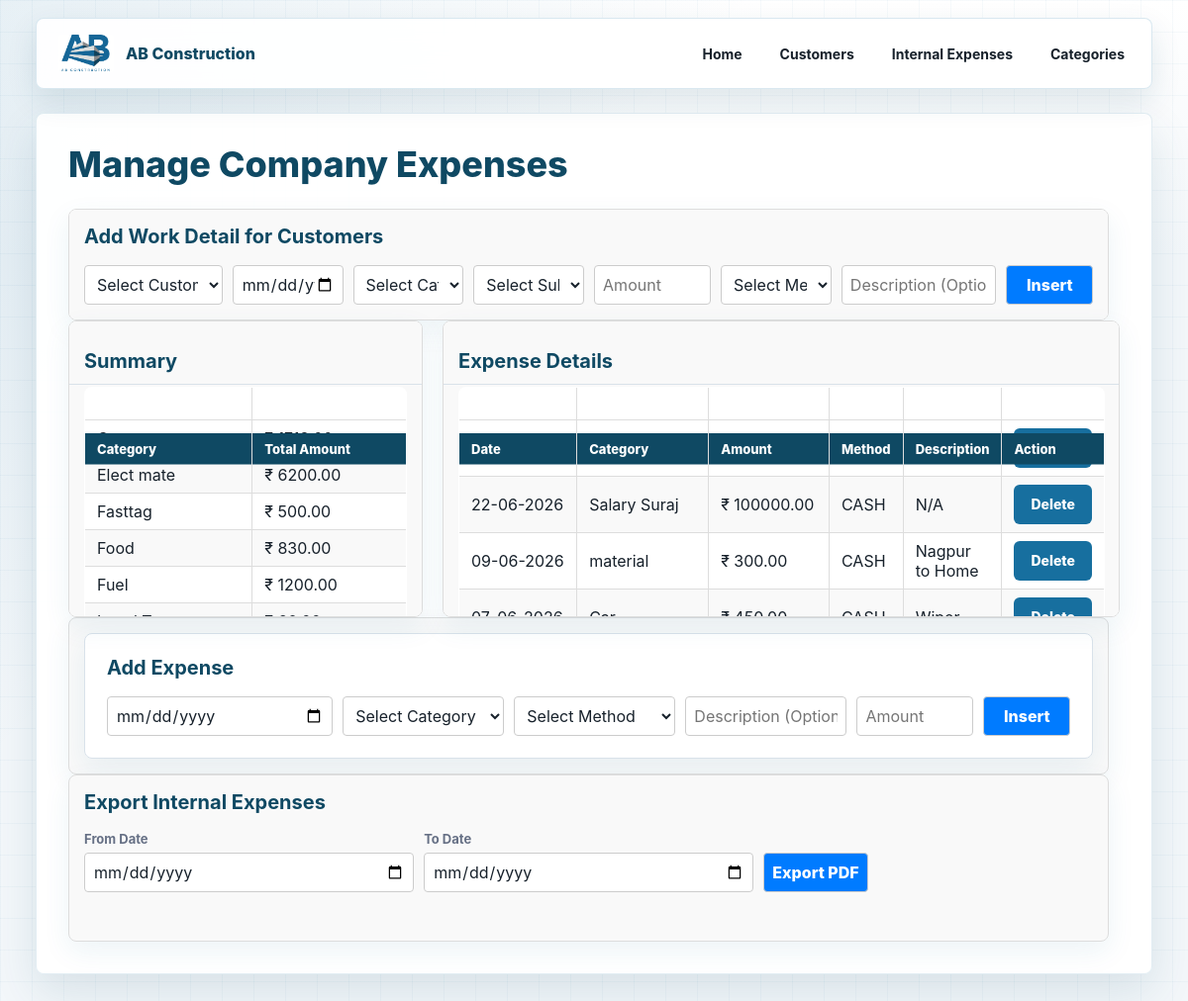
Screenshot of /company_expenses with the database file from the repository.
### models.py (models this page shows)
class Expense(db.Model):
    id = db.Column(db.Integer, primary_key=True)
    date = db.Column(db.Date, nullable=False)
    category = db.Column(db.String(50), nullable=False)
    description = db.Column(db.String(50), nullable=True)
    amount = db.Column(db.Float, nullable=False)
    method = db.Column(db.String(10), nullable=True)

### abconstruction.py (the view, shortened to what this page needs)
@app.route('/company_expenses', methods=['GET', 'POST'])
def manage_expenses():
    customers = Customer.query.all()
    categories = Category.query.all()
    expense_categories = load_expense_categories_from_file()
    expenses = Expense.query.order_by(desc(Expense.date)).all()
    summary = db.session.query(
        Expense.category, db.func.sum(Expense.amount)
    ).group_by(Expense.category).all()
    total_outflow = (db.session.query(db.func.sum(Expense.amount))
                     .filter(~Expense.method.ilike('None'))
                     .scalar() or 0
                    )
    return render_template('company_expenses.html', expenses=expenses, summary=summary, total_outflow=total_outflow, customers=customers, categories=categories, expense_categories=expense_categories)

### abconstruction.py (called while the page is built)
def load_expense_categories_from_file(filepath='./instance/expense_categories.txt'):
    expense_categories = []
    try:
        with open(filepath, 'r', encoding='utf-8') as file:
            for line in file:
                if line.strip():  # skip empty lines
                    parts = line.strip().split(',', 1)
                    if len(parts) == 2:
                        value, label = parts
                        expense_categories.append({"value": value, "label": label})
    except Exception as e:
        print(f"Error loading expense categories: {e}")
    return expense_categories

### templates/company_expenses.html (shortened to what this page needs)
<!DOCTYPE html>
<html lang="en">
<head>
    <link rel="stylesheet" href="{{ url_for('static', filename='styles.css') }}">
</head>
<body>
  <div class="navigation">
    <a href="{{ url_for('dashboard') }}" class="brand-link" aria-label="AB Construction dashboard">
      <img src="{{ url_for('static', filename='images/ab-construction-logo.png') }}" alt="AB Construction">
      <span>AB Construction</span>
    </a>
    <nav class="nav-links" aria-label="Primary navigation">
      <a href="{{ url_for('dashboard') }}">Home</a>
      <a href="{{ url_for('manage_customers') }}">Customers</a>
      <a href="{{ url_for('manage_expenses') }}">Internal Expenses</a>
      <a href="{{ url_for('manage_categories') }}">Categories</a>
    </nav>
  </div>
  <div class="container">
    <header>
        <h1 class="page-title">Manage Company Expenses</h1>
    </header>
    <div class="summary-work">
      <h2>Add Work Detail for Customers</h2>
      <form class="form-row inline-entry-form work-detail-entry-form" method="POST" action="{{ url_for('company_expense_work_details') }}">
        <div class="form-group field-customer">
          <select name="cust_id" id="cust_id" required>
            <option value="" disabled selected>Select Customer</option>
          </select>
        </div>
        <div class="form-group">
          <input type="date" name="cust_date" id="cust_date" required pattern="\d{4}-\d{2}-\d{2}">
        </div>
        <div class="form-group">
          <select name="cust_category_id" id="cust_category_id" required>
            <option value="" disabled selected>Select Category</option>
          </select>
        </div>
        <div class="form-group">
          <select name="cust_subcategory_id" id="cust_subcategory_id" required>
            <option value="" disabled selected>Select Subcategory</option>
          </select>
        </div>
        <div class="form-group amount-field" style="position: relative; display: inline-block;">
          <input type="text" id="cust_amount" name="cust_amount" required pattern="\d+(\.\d{1,2})?" placeholder="Amount" maxlength="10" style="width: 7em;">
        </div>
        <div class="form-group">
          <select name="cust_method" id="cust_method" required>
            <option value="" disabled selected>Select Method</option>
          </select>
        </div>
        <div class="form-group field-description">
          <input type="text" name="cust_description" id="cust_description" placeholder="Description (Optional)">
        </div>
        <div class="form-group action-field">
          <button type="submit">Insert</button>
        </div>
      </form>
    </div>
    <section class="summary-record-container">
        <div class="summary-box">
            <h2>Summary</h2>
            <div class="scrollable-content">
                <table class="styled-table">
                    <thead>
                        <tr>
                            <th>Category</th>
                            <th>Total Amount</th>
                        </tr>
                    </thead>
                    <tbody>
                        {% for category, total in summary %}
                        <tr>
                            <td>{{ category }}</td>
                            <td>₹ {{ "%.2f" | format(total) }}</td>
                        </tr>
                        {% endfor %}
                    </tbody>
                </table>
            </div>
        </div>
        <div class="record-box">
            <h2>Expense Details</h2>
            <div class="scrollable-content">
                <table class="styled-table">
                    <thead>
                        <tr>
                            <th>Date</th>
                            <th>Category</th>
                            <th>Amount</th>
                            <th>Method</th>
                            <th>Description</th>
                            <th>Action</th>
                        </tr>
                    </thead>
                    <tbody>
                        {% for expense in expenses %}
                        <tr>
                            <td>{{ expense.date.strftime('%d-%m-%Y') }}</td>
                            <td>{{ expense.category }}</td>
                            <td>₹ {{ "%.2f" | format(expense.amount) }}</td>
                            <td>{{ expense.method }}</td>
                            <td>{{ expense.description or 'N/A' }}</td>
                            <td>
                              <form action="{{ url_for('delete_expense', expense_id=expense.id) }}" method="POST" style="display:inline;">
                                <button type="submit" class="btn btn-primary btn-sm" onclick="confirmDelete(this)">Delete</button>
                              </form>
                            </td>
                        </tr>
                        {% endfor %}
                    </tbody>
                </table>
            </div>
        </div>
    </section>
    <div class="summary-work">
    <section class="form-section">
        <h2>Add Expense</h2>
        <form action="/company_expenses" method="POST" class="form-row inline-entry-form expense-entry-form">
          <div class="form-group field-description">
            <input type="date" name="date" id="date" required pattern="\d{4}-\d{2}-\d{2}">
          </div>
          <div class="form-group">
            <select name="category" id="category" required>
              <option value="" disabled selected>Select Category</option>
            </select>
          </div>
          <div class="form-group">
            <select name="method" id="method" required>
              <option value="" disabled selected>Select Method</option>
            </select>
          </div>
          <div class="form-group">
            <input type="text" name="description" placeholder="Description (Optional)">
          </div>
          <div class="form-group amount-field" style="position: relative; display: inline-block;">
            <input type="text" name="amount" id="exp_amount" placeholder="Amount" required pattern="\d+(\.\d{1,2})?" style="width: 7em;" maxlength="10">
          </div>
          <div class="form-group action-field">
            <button type="submit">Insert</button>
          </div>
        </form>
    </section>
    </div>
    <div class="summary-work">
      <h2>Export Internal Expenses</h2>
      <form action="{{ url_for('export_expenses_pdf') }}" method="GET" class="form-row">
        <div class="form-group">
          <label for="export_start_date">From Date</label>
          <input type="date" name="start_date" id="export_start_date" pattern="\d{4}-\d{2}-\d{2}">
        </div>
        <div class="form-group">
          <label for="export_end_date">To Date</label>
          <input type="date" name="end_date" id="export_end_date" pattern="\d{4}-\d{2}-\d{2}">
        </div>
        <div class="form-group">
          <button type="submit">Export PDF</button>
        </div>
      </form>
    </div>
  </div>
</body>
</html>

### templates/company_expenses.html (style rules this page uses)
.form-row { display: flex; gap: 10px; margin-bottom: 20px; flex-wrap: wrap; }
.form-row input, .form-row select, .form-row button { padding: 8px; border: 1px solid #ccc; border-radius: 4px; font-size: 16px; }
.form-section { max-width: 100%; }
button { background-color: #007bff; color: white; border: none; cursor: pointer; }
.summary-record-container { display: flex; justify-content: space-between; gap: 20px; }
.summary-box { flex: 1; width: 40%; padding: 15px; border: 1px solid #ddd; border-radius: 8px; background-color: #f9f9f9; max-height: 300px; overflow-y: auto; }
.record-box { flex: 2; padding: 15px; border: 1px solid #ddd; border-radius: 8px; background-color: #f9f9f9; max-height: 300px; overflow-y: auto; }
.styled-table { width: 100%; border-collapse: collapse; }
.styled-table th, .styled-table td { padding: 8px 12px; text-align: left; border: 1px solid #ddd; }
.styled-table thead th { position: sticky; top: 46px; background-color: var(--brand-blue-dark); color: #ffffff; z-index: 2; }
.styled-table tbody tr:nth-child(even) { background-color: #f9f9f9; }
table { width: 100%; border-collapse: collapse; margin-bottom: 20px; }
table th { position: sticky; top: 46px; background: var(--brand-blue-dark); color: #ffffff; z-index: 2; }
th, td { padding: 10px; border: 1px solid #ddd; text-align: center; }
th { background-color: var(--brand-blue-dark); color: #ffffff; }
tr:nth-child(even) { background-color: #f9f9f9; }
.summary-work { flex: 1; width: 99%; padding: 15px; border: 1px solid #ddd; border-radius: 8px; background-color: #f9f9f9; overflow-y: auto; gap: 20px; }
.styled-table th, .styled-table td { white-space: nowrap; }
.styled-table td:nth-child(5) { white-space: normal; }
.summary-record-container .summary-box h2, .summary-record-container .record-box h2 { position: sticky; top: -1px; z-index: 10; margin: -15px -15px 12px; padding: 14px 15px 10px; background: #f9f9f9; border-bottom: 1px solid var(--line); box-shadow: 0 -22px 0 22px #f9f9f9; }

### rows the page displays
Expense: category "Elect mate", amount "6200.00"
Expense: category "Fasttag", amount "500.00"
Expense: category "Food", amount "830.00"
Expense: category "Fuel", amount "1200.00"
Expense: date "22-06-2026", category "Salary Suraj", amount "100000.00", method "CASH", description "N/A"
Expense: date "09-06-2026", category "material", amount "300.00", method "CASH", description "Nagpur to Home"
